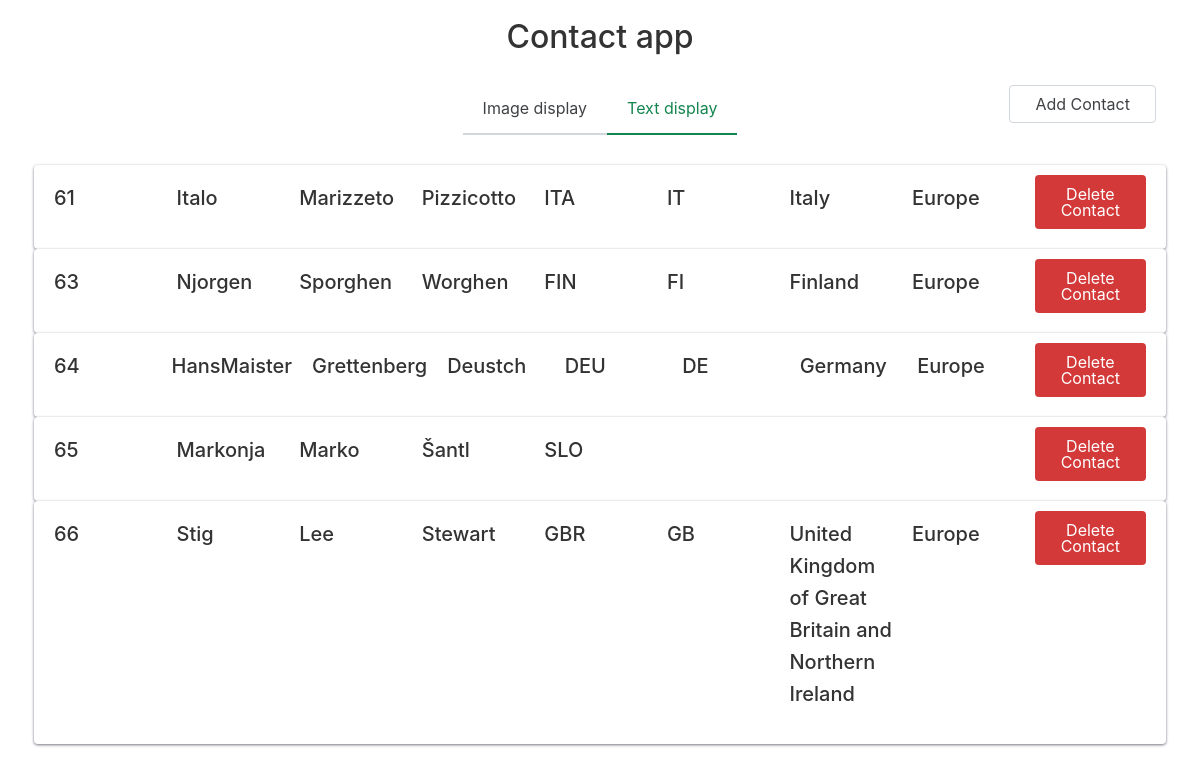
/index.php?show_images=0, run on the app's committed database.
### tables this page shows
CREATE TABLE `contact` (
  `id` int(11) NOT NULL,
  `nick` varchar(32) DEFAULT NULL,
  `fname` varchar(20) DEFAULT NULL,
  `lname` varchar(20) DEFAULT NULL,
  `country_id` int(11) NOT NULL
);

CREATE TABLE `country` (
  `id` int(11) NOT NULL,
  `name` varchar(80) DEFAULT NULL,
  `two_id` varchar(2) DEFAULT NULL,
  `three_id` varchar(3) DEFAULT NULL,
  `continent` varchar(20) DEFAULT NULL,
  `flag_url` varchar(50) DEFAULT NULL
);

### components/contacts/contact_card_txt.php (the view)
<?php
    include('contact_delete.php');
    function cardText($id,$nick,$fname,$lname,$three_id,$two_id,$name,$continent) {
        echo '
        <div class="card">
        <div class="row">
        <div class="col"><h4>'.$id.'</h4></div>
        <div class="col"><h4>'.$nick.'</h4></div>
        <div class="col"><h4>'.$fname.'</h4></div>
        <div class="col"><h4>'.$lname.'</h4></div>
        <div class="col"><h4>'.$three_id.'</h4></div>
        <div class="col"><h4>'.$two_id.'</h4></div>
        <div class="col"><h4>'.$name.'</h4></div>
        <div class="col"><h4>'.$continent.'</h4></div>
        <div class="col">';
        deleteButton($id);
        echo '</div></div></div>';
    }
?>

### components/contacts/contact-display.php (shortened to what this page needs)
<?php
    function contactDisplay($conn,$txtonly) {
        $stmt = $conn->prepare('SELECT contact.id,nick,fname,lname,three_id,flag_url,country.name,country.two_id,country.continent FROM contact INNER JOIN country ON contact.country_id = country.id');
        $stmt->execute();
        $rs = $stmt->get_result();
        if ($txtonly) {
            include('contact_card_txt.php');
            while ($data = $rs->fetch_assoc()) {
                cardText(
                    $data['id'],
                    $data['nick'],
                    $data['fname'],
                    $data['lname'],
                    $data['three_id'],
                    $data['two_id'],
                    $data['name'],
                    $data['continent']
                );
            }
        }
    }
?>

### components/contacts/contact_delete.php
<?php
    function deleteButton($contact_id) {
        echo '
        <a class="button error" href="actions.php?action=delete_contact&contact_id='.$contact_id.'">Delete Contact</a>
    ';
    }
?>

### data on the page
contact: id "61", nick "Italo", fname "Marizzeto", lname "Pizzicotto", country.three_id "ITA", country.two_id "IT", country.name "Italy", country.continent "Europe"
contact: id "63", nick "Njorgen", fname "Sporghen", lname "Worghen", country.three_id "FIN", country.two_id "FI", country.name "Finland", country.continent "Europe"
contact: id "64", nick "HansMaister", fname "Grettenberg", lname "Deustch", country.three_id "DEU", country.two_id "DE", country.name "Germany", country.continent "Europe"
contact: id "65", nick "Markonja", fname "Marko", lname "Šantl", country.three_id "SLO"
contact: id "66", nick "Stig", fname "Lee", lname "Stewart", country.three_id "GBR", country.two_id "GB", country.name "United Kingdom of Great Britain and Northern Ireland", country.continent "Europe"
